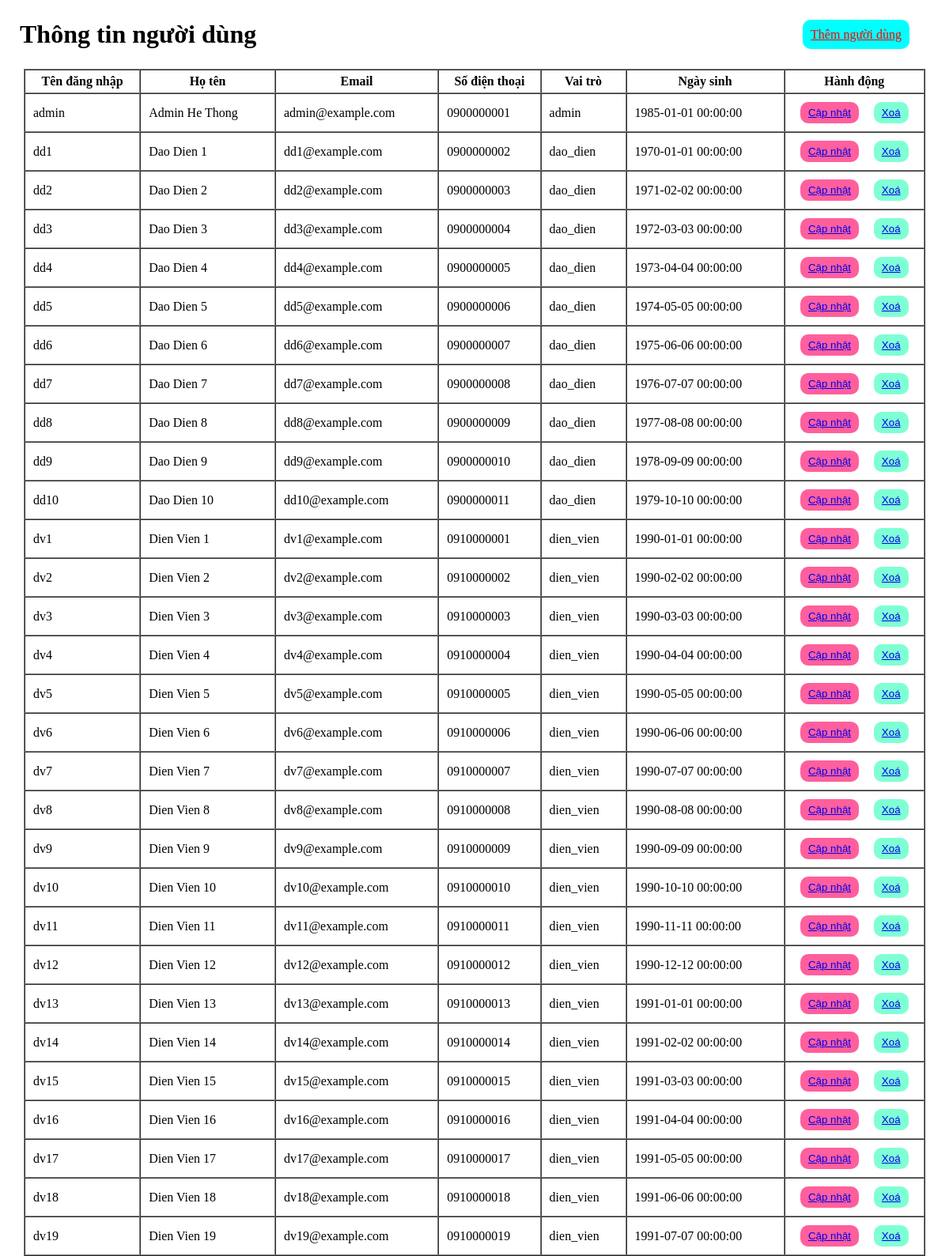
/PHP/B2/nguoidung.php, run on the app's committed database.
### tables this page shows
CREATE TABLE IF NOT EXISTS nguoi_dung (
    id INT PRIMARY KEY AUTO_INCREMENT,
    ten_dang_nhap VARCHAR(50) NOT NULL,
    mat_khau VARCHAR(50) NOT NULL,
    ho_ten VARCHAR(50),
    email VARCHAR(50),
    sdt VARCHAR(10),
    vai_tro_id INT,
    ngay_sinh DATETIME,
    FOREIGN KEY (vai_tro_id) REFERENCES vai_tro(id)
);

CREATE TABLE IF NOT EXISTS vai_tro (
    id INT PRIMARY KEY AUTO_INCREMENT,
    ten_vai_tro VARCHAR(20) NOT NULL
);

### PHP/B2/nguoidung.php (the view, shortened to what this page needs)
<!DOCTYPE html>
<html lang="en">
<head>
</head>
<body>
    <div style="display: flex; justify-content: space-between; align-items: center; ">
    <h1>Thông tin người dùng</h1>
    <div>
        <a class="btn them" href="index.php?page_layout=themnguoidung">Thêm người dùng</a>
    </div>
    </div>
    <table border="1" cellspacing="0" cellpadding="5">
        <tr>
            <th>Tên đăng nhập</th>
            <th>Họ tên</th>
            <th>Email</th>
            <th>Số điện thoại</th>
            <th>Vai trò</th>
            <th>Ngày sinh</th>
            <th>Hành động</th>
        </tr>
        <?php
        include ("connect.php");
        $sql = 'SELECT nd.*, vt.ten_vai_tro FROM `nguoi_dung` nd
                JOIN vai_tro vt on nd.vai_tro_id = vt.id';
        $result = mysqli_query($conn, $sql);
        while ($row = mysqli_fetch_assoc($result)) {
        ?>
        <tr>
            <td><?= $row["ten_dang_nhap"] ?></td>
            <td><?= $row["ho_ten"] ?></td>
            <td><?= $row["email"] ?></td>
            <td><?= $row["sdt"] ?></td>
            <td><?= $row["ten_vai_tro"] ?></td>
            <td><?= $row["ngay_sinh"] ?></td>
            <td class="byt">
                <button class="update"><a href="index.php?page_layout=capnhatnguoidung&id=<?php echo $row['id'] ?>">Cập nhật</a></button>
                <button><a class="xoa" href="delete/xoanguoidung.php?id=<?php echo $row['id'] ?>">Xoá</a></button>
            </td>
        </tr>
        <?php } ?>
    </table>
</body>
</html>

### PHP/B2/nguoidung.php (style rules this page uses)
body { margin: 0; }
body { margin: auto; width: 100%; }
table { width: 95%; margin: auto; }
td { padding: 10px; }
.btn { padding: 10px; border: 1px solid black; border-radius: 10px; }
h1 { padding: 15px; margin: 10px; }
.them { margin-right: 50px; background-color: aqua; border: none; color: red; }
.byt { display: flex; justify-content: space-around; }
button { padding: 6px 10px; border-radius: 10px; border: none; color: red; background-color: aquamarine; }
.update { color: black; background-color: #ff5f9cff; }

### data on the page
nguoi_dung: ten_dang_nhap "admin", ho_ten "Admin He Thong", email "admin@example.com", sdt "0900000001", vai_tro.ten_vai_tro "admin", ngay_sinh "1985-01-01 00:00:00"
nguoi_dung: ten_dang_nhap "dd1", ho_ten "Dao Dien 1", email "dd1@example.com", sdt "0900000002", vai_tro.ten_vai_tro "dao_dien", ngay_sinh "1970-01-01 00:00:00"
nguoi_dung: ten_dang_nhap "dd2", ho_ten "Dao Dien 2", email "dd2@example.com", sdt "0900000003", vai_tro.ten_vai_tro "dao_dien", ngay_sinh "1971-02-02 00:00:00"
nguoi_dung: ten_dang_nhap "dd3", ho_ten "Dao Dien 3", email "dd3@example.com", sdt "0900000004", vai_tro.ten_vai_tro "dao_dien", ngay_sinh "1972-03-03 00:00:00"
nguoi_dung: ten_dang_nhap "dd4", ho_ten "Dao Dien 4", email "dd4@example.com", sdt "0900000005", vai_tro.ten_vai_tro "dao_dien", ngay_sinh "1973-04-04 00:00:00"
nguoi_dung: ten_dang_nhap "dd5", ho_ten "Dao Dien 5", email "dd5@example.com", sdt "0900000006", vai_tro.ten_vai_tro "dao_dien", ngay_sinh "1974-05-05 00:00:00"
nguoi_dung: ten_dang_nhap "dd6", ho_ten "Dao Dien 6", email "dd6@example.com", sdt "0900000007", vai_tro.ten_vai_tro "dao_dien", ngay_sinh "1975-06-06 00:00:00"
nguoi_dung: ten_dang_nhap "dd7", ho_ten "Dao Dien 7", email "dd7@example.com", sdt "0900000008", vai_tro.ten_vai_tro "dao_dien", ngay_sinh "1976-07-07 00:00:00"
nguoi_dung: ten_dang_nhap "dd8", ho_ten "Dao Dien 8", email "dd8@example.com", sdt "0900000009", vai_tro.ten_vai_tro "dao_dien", ngay_sinh "1977-08-08 00:00:00"
nguoi_dung: ten_dang_nhap "dd9", ho_ten "Dao Dien 9", email "dd9@example.com", sdt "0900000010", vai_tro.ten_vai_tro "dao_dien", ngay_sinh "1978-09-09 00:00:00"
nguoi_dung: ten_dang_nhap "dd10", ho_ten "Dao Dien 10", email "dd10@example.com", sdt "0900000011", vai_tro.ten_vai_tro "dao_dien", ngay_sinh "1979-10-10 00:00:00"
nguoi_dung: ten_dang_nhap "dv1", ho_ten "Dien Vien 1", email "dv1@example.com", sdt "0910000001", vai_tro.ten_vai_tro "dien_vien", ngay_sinh "1990-01-01 00:00:00"
nguoi_dung: ten_dang_nhap "dv2", ho_ten "Dien Vien 2", email "dv2@example.com", sdt "0910000002", vai_tro.ten_vai_tro "dien_vien", ngay_sinh "1990-02-02 00:00:00"
nguoi_dung: ten_dang_nhap "dv3", ho_ten "Dien Vien 3", email "dv3@example.com", sdt "0910000003", vai_tro.ten_vai_tro "dien_vien", ngay_sinh "1990-03-03 00:00:00"
nguoi_dung: ten_dang_nhap "dv4", ho_ten "Dien Vien 4", email "dv4@example.com", sdt "0910000004", vai_tro.ten_vai_tro "dien_vien", ngay_sinh "1990-04-04 00:00:00"
nguoi_dung: ten_dang_nhap "dv5", ho_ten "Dien Vien 5", email "dv5@example.com", sdt "0910000005", vai_tro.ten_vai_tro "dien_vien", ngay_sinh "1990-05-05 00:00:00"
nguoi_dung: ten_dang_nhap "dv6", ho_ten "Dien Vien 6", email "dv6@example.com", sdt "0910000006", vai_tro.ten_vai_tro "dien_vien", ngay_sinh "1990-06-06 00:00:00"
nguoi_dung: ten_dang_nhap "dv7", ho_ten "Dien Vien 7", email "dv7@example.com", sdt "0910000007", vai_tro.ten_vai_tro "dien_vien", ngay_sinh "1990-07-07 00:00:00"
nguoi_dung: ten_dang_nhap "dv8", ho_ten "Dien Vien 8", email "dv8@example.com", sdt "0910000008", vai_tro.ten_vai_tro "dien_vien", ngay_sinh "1990-08-08 00:00:00"
nguoi_dung: ten_dang_nhap "dv9", ho_ten "Dien Vien 9", email "dv9@example.com", sdt "0910000009", vai_tro.ten_vai_tro "dien_vien", ngay_sinh "1990-09-09 00:00:00"
nguoi_dung: ten_dang_nhap "dv10", ho_ten "Dien Vien 10", email "dv10@example.com", sdt "0910000010", vai_tro.ten_vai_tro "dien_vien", ngay_sinh "1990-10-10 00:00:00"
nguoi_dung: ten_dang_nhap "dv11", ho_ten "Dien Vien 11", email "dv11@example.com", sdt "0910000011", vai_tro.ten_vai_tro "dien_vien", ngay_sinh "1990-11-11 00:00:00"
nguoi_dung: ten_dang_nhap "dv12", ho_ten "Dien Vien 12", email "dv12@example.com", sdt "0910000012", vai_tro.ten_vai_tro "dien_vien", ngay_sinh "1990-12-12 00:00:00"
nguoi_dung: ten_dang_nhap "dv13", ho_ten "Dien Vien 13", email "dv13@example.com", sdt "0910000013", vai_tro.ten_vai_tro "dien_vien", ngay_sinh "1991-01-01 00:00:00"
nguoi_dung: ten_dang_nhap "dv14", ho_ten "Dien Vien 14", email "dv14@example.com", sdt "0910000014", vai_tro.ten_vai_tro "dien_vien", ngay_sinh "1991-02-02 00:00:00"
nguoi_dung: ten_dang_nhap "dv15", ho_ten "Dien Vien 15", email "dv15@example.com", sdt "0910000015", vai_tro.ten_vai_tro "dien_vien", ngay_sinh "1991-03-03 00:00:00"
nguoi_dung: ten_dang_nhap "dv16", ho_ten "Dien Vien 16", email "dv16@example.com", sdt "0910000016", vai_tro.ten_vai_tro "dien_vien", ngay_sinh "1991-04-04 00:00:00"
nguoi_dung: ten_dang_nhap "dv17", ho_ten "Dien Vien 17", email "dv17@example.com", sdt "0910000017", vai_tro.ten_vai_tro "dien_vien", ngay_sinh "1991-05-05 00:00:00"
nguoi_dung: ten_dang_nhap "dv18", ho_ten "Dien Vien 18", email "dv18@example.com", sdt "0910000018", vai_tro.ten_vai_tro "dien_vien", ngay_sinh "1991-06-06 00:00:00"
nguoi_dung: ten_dang_nhap "dv19", ho_ten "Dien Vien 19", email "dv19@example.com", sdt "0910000019", vai_tro.ten_vai_tro "dien_vien", ngay_sinh "1991-07-07 00:00:00"
